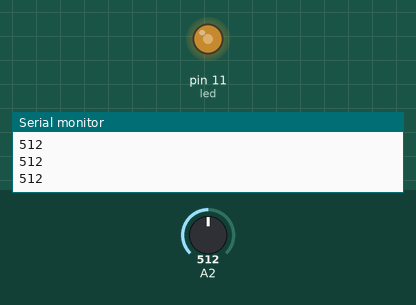
Simulated run of this sketch. Board: Arduino Uno, built with avr-gcc and run on an emulated ATmega328P. On the bench: output pins drawn as LEDs (lit = HIGH), the last lines printed to the serial monitor. The test bench sets the inputs (shaded band); at power-on: A2 = 512.

Above: at 1.2 s.
1.3 s: A2 set to 716
At 2.4 s:
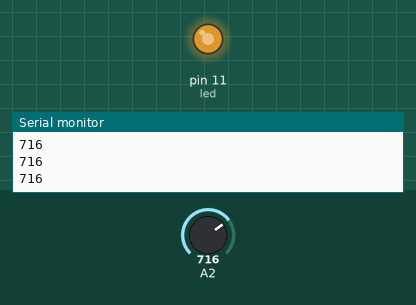
2.8 s: A2 set to 900
At 3.9 s:
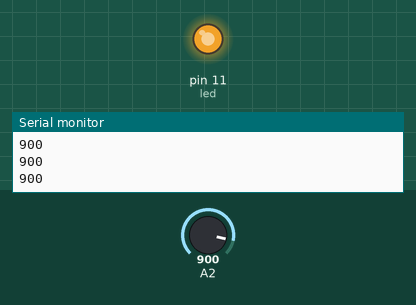
4.3 s: A2 set to 122
At 5.4 s:
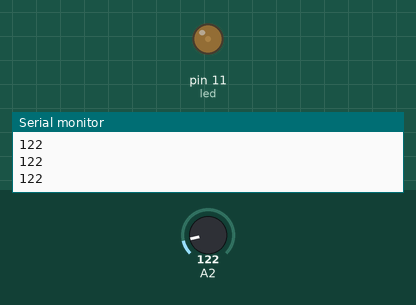
5.8 s: A2 set to 0
At 6.8 s:
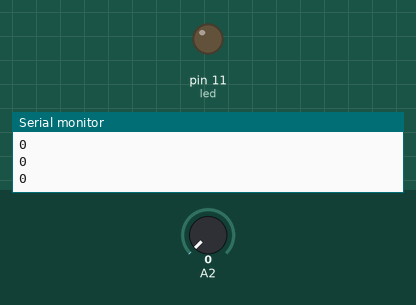
Timing chart, 0 to 8.3 s (numbered marks = the images above; inputs shaded):
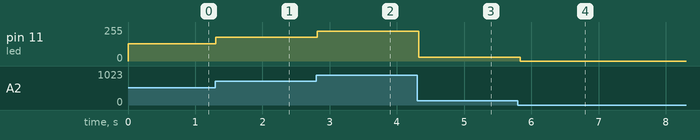

Measured:
- after the input at 1.3 s, pin 11 (led): 128/255 → 179/255 at once
- after the input at 2.8 s, pin 11 (led): 179/255 → 225/255 at once
- after the input at 4.3 s, pin 11 (led): 225/255 → 30/255 at once
- after the input at 5.8 s, pin 11 (led): 30/255 → 0/255 at once

The sketch:

Assignment2.ino
```cpp
int led = 11;

void setup(){
  Serial.begin(9600);
  pinMode(led,OUTPUT);
}

void loop(){
  int sensorValue = analogRead(A2);
  Serial.println(sensorValue);
  analogWrite(led,sensorValue/4);
  delay(50);
}
```
